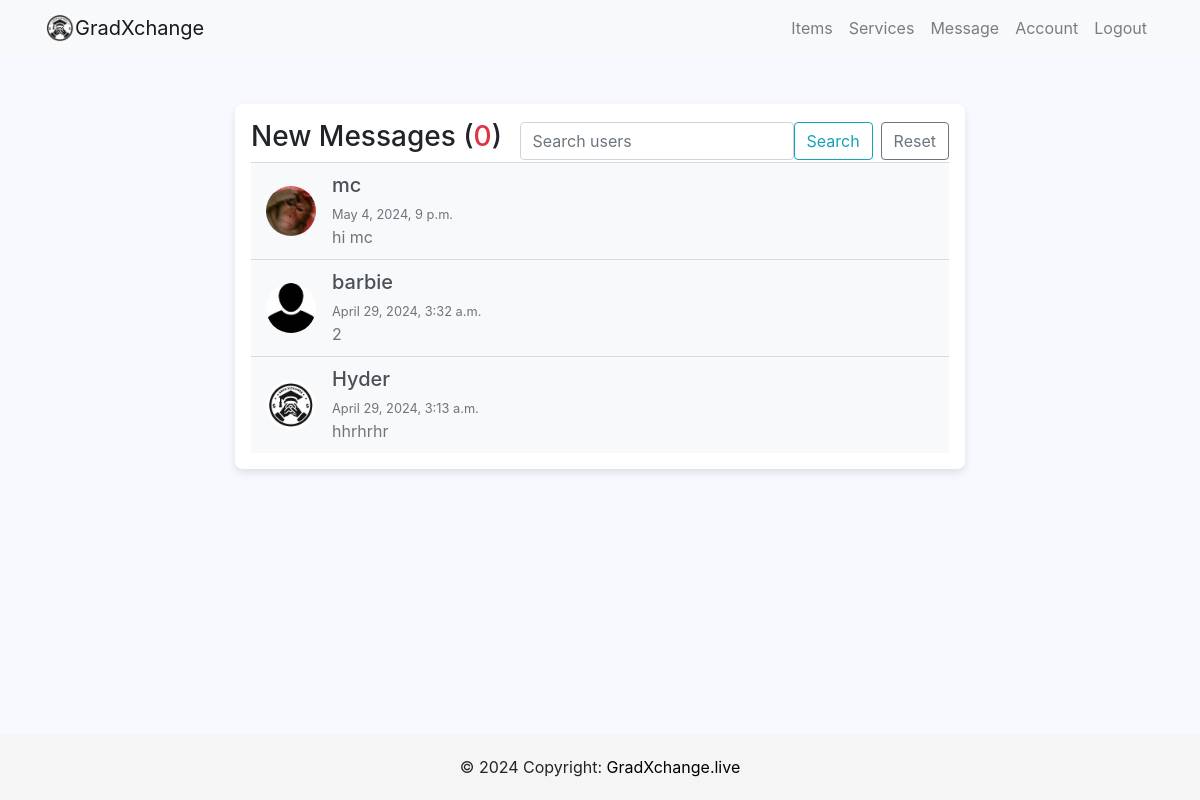
The page /inbox/ (signed in) on the database as committed earlier.
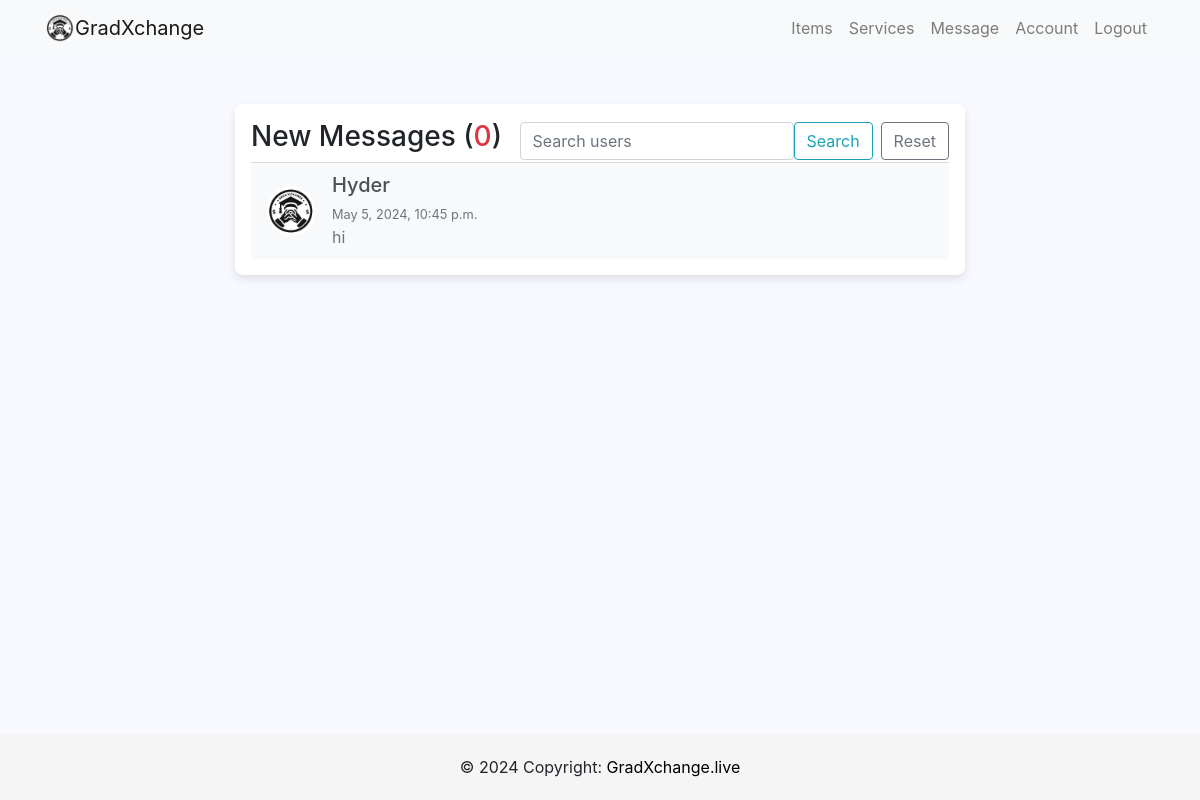
The same page on the database as committed later.
### users/models.py (models this page shows, shortened)
class Profile(models.Model):
    user = models.OneToOneField(User, on_delete=models.CASCADE)
    image = models.ImageField(default='profilepic.jpg', upload_to='profile_picture')
    location =models.CharField(max_length=100)
    about_me = models.CharField(max_length=200, null=True, blank=True)
    phone_regex = RegexValidator(
        regex=r'^\+?60?\d{9,10}$',
        message="Phone number must be entered in the format: '+60123456789'. With country code +60 and up to 10 digits allowed."
    )
    phone = models.CharField(validators=[phone_regex], max_length=17, blank=True)  # Optional: adjust max_length as needed
    whatsapp_regex = RegexValidator(
        regex=r'^\+?60?\d{9,10}$',
        message="Whatsapp number must be entered in the format: '+60123456789'. With country code +60 and up to 10 digits allowed."
    )
    whatsapp = models.CharField(validators=[whatsapp_regex], max_length=17, blank=True)

class Message(models.Model):
    sender = models.ForeignKey(Profile, on_delete=models.SET_NULL, null=True, blank=True, related_name='sent_messages')
    recipient = models.ForeignKey(Profile, on_delete=models.SET_NULL, null=True, blank=True, related_name='received_messages')
    text = models.TextField()
    is_read = models.BooleanField(default=False, null=True)
    created = models.DateTimeField(auto_now_add=True)
    id = models.UUIDField(default=uuid.uuid4, unique=True, primary_key=True)
    conversation_id = models.UUIDField(default=uuid.uuid4, editable=True)
    class Meta:
        ordering = ['is_read', '-created']

### users/views.py (the view)
# urls.py: path('inbox/', user_views.inbox, name='inbox'),
@login_required
def inbox(request):
    profile = request.user.profile
    search_query = request.GET.get('search', '')
    other_users = Profile.objects.filter(
        Q(sent_messages__recipient=profile) | Q(received_messages__sender=profile)
    ).distinct().exclude(id=profile.id)
    if search_query:
        other_users = other_users.filter(user__username__icontains=search_query)
    conversations = []
    for user in other_users:
        try:
            last_message = Message.objects.filter(
                Q(sender=profile, recipient=user) | Q(sender=user, recipient=profile)
            ).latest('created')
            unread_count = Message.objects.filter(
                sender=user, recipient=profile, is_read=False
            ).count()
            conversations.append({
                'other_party': user,
                'last_message': last_message,
                'unread_count': unread_count  # Number of unread messages from this user
            })
        except Message.DoesNotExist:
            conversations.append({
                'other_party': user,
                'last_message': None,
                'unread_count': 0  # No messages to be unread
            })
    total_unread_count = sum(c['unread_count'] for c in conversations)
    context = {
        'conversations': conversations,
        'unreadCount': total_unread_count,  # Total unread messages across all conversations
        'search_query': search_query
    }
    return render(request, 'users/inbox.html', context)

### users/context_processors.py (called while the page is built)
def unread_message_count(request):
    if request.user.is_authenticated:
        count = Message.objects.filter(recipient=request.user.profile, is_read=False).count()
        return {'unread_message_count': count}
    return {}

### users/templates/users/inbox.html (shortened to what this page needs)
{% extends 'users/base.html' %}
{% block body %}
<section>
    <div class="container py-5">
        <div class="row d-flex justify-content-center">
            <div class="col-md-10 col-lg-8">
                <div class="inbox-container p-3">
                    <div class="d-flex justify-content-between align-items-center inbox__header">
                        <h3 class="inbox__title">New Messages (<span class="text-danger">{{ unreadCount }}</span>)</h3>
                        <form action="{% url 'inbox' %}" method="get" class="d-flex">
                            <input class="form-control search-box" type="search" placeholder="Search users"
                                aria-label="Search" name="search" value="{{ search_query }}">
                            <button class="btn btn-outline-info" type="submit">Search</button>
                            <a href="{% url 'inbox' %}" class="btn btn-outline-secondary ml-2">Reset</a>
                        </form>
                    </div>
                    <ul class="list-group list-group-flush">
                        {% for conversation in conversations|dictsortreversed:"last_message.created" %}
                        <a href="{% url 'chat' profile_id=conversation.other_party.id %}"
                            class="text-decoration-none text-dark">
                            <li
                                class="list-group-item list-group-item-action
                                {% if conversation.unread_count > 0 %}unread-highlight{% else %}read-highlight{% endif %}">
                                <div class="d-flex align-items-center">
                                    <img src="{{ conversation.other_party.image.url }}"
                                        alt="{{ conversation.other_party.user.username }}" class="rounded-circle mr-3"
                                        style="width: 50px; height: 50px;">
                                    <div class="message-details">
                                        <h5 class="mb-1">{{ conversation.other_party.user.username }}
                                        </h5>
                                        <small
                                            class="message__date text-muted">{{conversation.last_message.created}}</small>
                                        <p class="message__subject text-muted">
                                            {{conversation.last_message.text|truncatechars:50 }}</p>
                                    </div>
                                </div>
                            </li>
                        </a>
                        {% endfor %}
                    </ul>
                </div>
            </div>
        </div>
    </div>
</section>
{% endblock %}

Rows that differ between the two databases and show on the page:
removed Profile: other_party.image (picture), other_party.user.username "mc", last_message.created "May 4, 2024, 9 p.m.", last_message.text "hi mc"
no longer on this page (row unchanged): Profile: other_party.image (picture), other_party.user.username "barbie", last_message.created "April 29, 2024, 3:32 a.m.", last_message.text "2"
changed Profile "Hyder": last_message.created "April 29, 2024, 3:13 a.m." → "May 5, 2024, 10:45 p.m."; last_message.text "hhrhrhr" → "hi"
